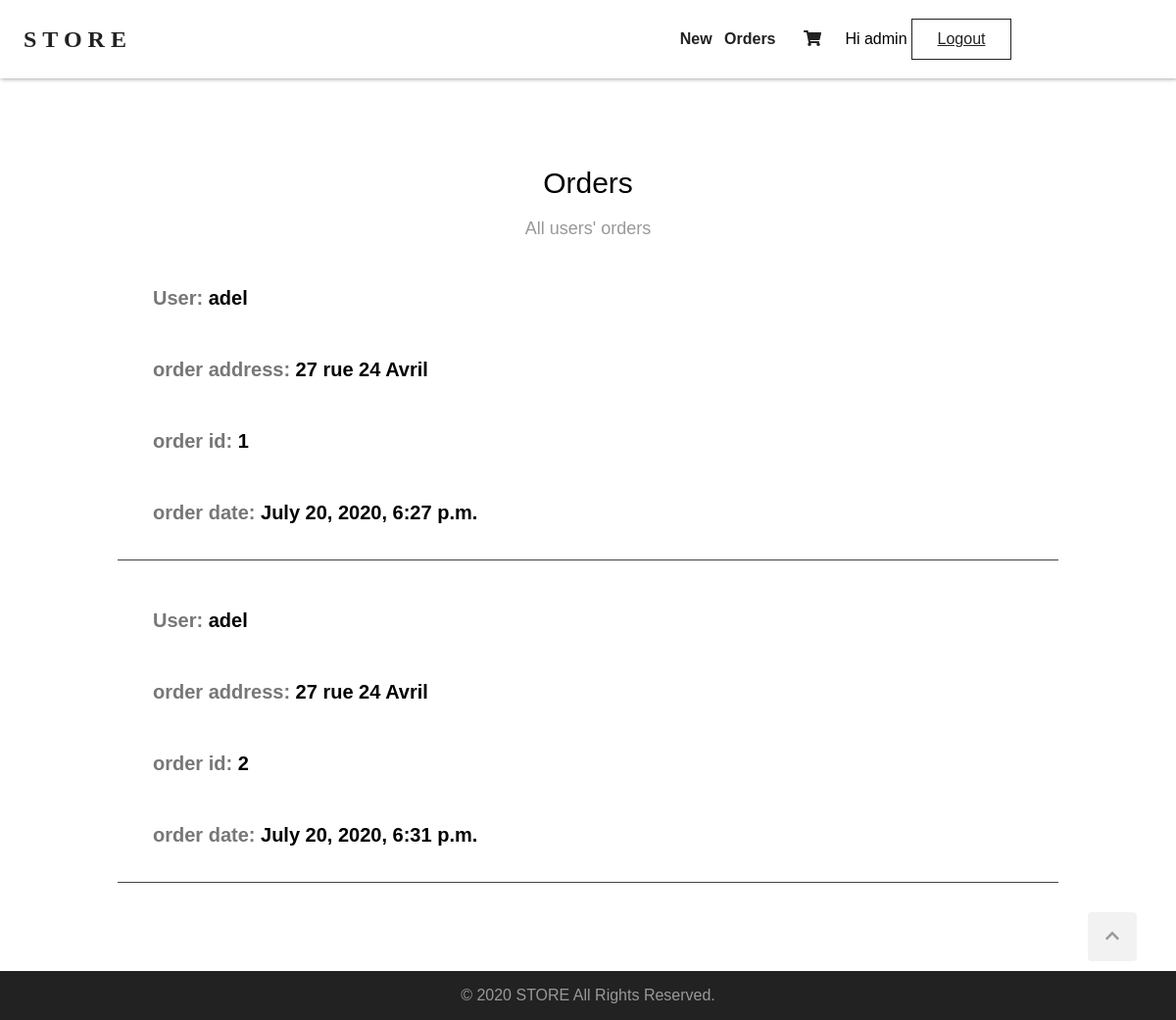
Screenshot of /orders/ (signed in) with the database file from the repository.
### orders/models.py (models this page shows, shortened)
class Order(models.Model):
    user = models.ForeignKey(User, related_name='orders', on_delete=models.CASCADE)
    items = models.ManyToManyField(Product)
    ordered_at = models.DateTimeField(auto_now=True)
    address = models.CharField(max_length=500, default='')

### orders/views.py (the view)
# urls.py: path('orders/', order_list, name='order_list'),
def order_list(request):
    if request.user.is_authenticated and request.user.is_superuser:
        orders = Order.objects.all()
        return render(request, 'orders/order-list.html', {'orders': orders})
    else:
        return redirect('products_list')

### templates/orders/order-list.html (shortened to what this page needs)
{% extends "base.html" %}
{% block content %}
<section class="clearfix">
    <h2 class="section-headline">Orders</h2>
    <p class="section-description">
        All users' orders
    </p>
    <div class="orders">
        <ul>
            {% for order in orders %}
            <li class="order-details">
                <p>User: <span>{{ order.user }}</span</p>
                <p>order address: <span>{{ order.address }}</span></p>
                <p>order id: <span>{{ order.id }}</span></p>
                <p>order date: <span>{{ order.ordered_at }}</span></p>
            </li>
            {% empty %}
            <li>No orders yet.</li>
            {% endfor %}
        </ul>
    </div>
</section>
{% endblock %}

### templates/base.html (shortened to what this page needs)
{% load static %}
<!DOCTYPE html>
<html lang="en">
<head>
    <link rel="stylesheet" href="{% static 'normalize.css' %}"/>
    <link rel="stylesheet" href="{% static 'style.css' %}"/>
</head>
<body>
    <div class="wrapper">
        <header>
            <h1 id="logo">
                <a href="{% url 'home' %}">STORE</a>
            </h1>
            <div id="controls">
                <div id="cart">
                    {% if user.is_superuser %}
                    <a href="{% url 'product_add' %}">New</a>
                    <a href="{% url 'order_list' %}">Orders</a>
                    {% endif %}
                </div>
                <div>
                    {% if user.is_authenticated %}
                    <div id="cart">
                        <a href="{% url 'cart' %}">
                            <i class="fas fa-shopping-cart"></i>
                        </a>
                    </div>
                        <p>Hi {{ user.username }}</p>
                        <a id="logout" href="{% url 'logout' %}">Logout</a>
                    {% else %}
                        <a id="login" href="{% url 'login' %}">Login</a>
                    {% endif %}
                </div>
            </div>
        </header>
        <main>
            {% block content %}
            {% endblock %}
        </main>
    </div>
    <footer>
        <a href="#" id="scroll-up">
            <i class="fas fa-chevron-up"></i>
        </a>
        <p>&copy; 2020 STORE All Rights Reserved.</p>
    </footer>
</body>
</html>

### static/style.css (style rules this page uses)
html { scroll-behavior: smooth; }
body { margin: 0; font-family: 'Questrial', sans-serif; }
.wrapper { min-height: calc(100vh - 50px); }
.clearfix::after { content: ""; display: block; clear: both; }
header { height: auto; box-shadow: darkgrey 1px 1px 4px; }
#logo { font-family: 'Domine', serif; font-size: 24px; letter-spacing: 6px; line-height: 80px; margin: 0; padding-left: 24px; }
#logo a { color: #222; text-decoration: none; }
#controls { position: absolute; top: 15px; right: 14%; }
#controls #cart { position: relative; display: inline-block; line-height: 30px; text-align: center; cursor: pointer; margin-right: 16px; }
#cart a { text-decoration: none; font-weight: bold; padding: 0 4px; }
#controls p, #controls div { display: inline-block; }
#controls #cart a { color: #222; }
#login, #logout { display: inline-block; width: 100px; line-height: 40px; font-size: 16px; background: transparent; border: 1px solid #222; color: #222; cursor: pointer; text-align: center; }
main { max-width: 960px; text-align: center; margin: 90px auto 90px auto; }
.section-headline { font-size: 30px; font-weight: normal; margin: 0; }
.section-description { color: #999; font-size: 18px; }
footer { background-color: #222; height: 50px; color: #999; text-align: center; line-height: 50px; }
footer p { margin: 0; }
#scroll-up { width: 50px; height: 50px; background-color: #f2f2f2; bottom: 60px; right: 40px; position: fixed; border-radius: 4px; cursor: pointer; color: #999; }
.cart, .orders { margin-top: 48px; }
.cart ul, .orders ul { padding: 0; }
.cart p, .orders p { margin: 50px 0 0 0; color: #777777; font-weight: bold; font-size: 20px; }
.order-details { list-style: none; text-align: left; padding: 0 0 36px 36px; border-bottom: #444 solid 1px; }
.order-details span { color: #000; }

### rows the page displays
Order: user "adel", address "27 rue 24 Avril", id "1", ordered_at "July 20, 2020, 6:27 p.m."
Order: user "adel", address "27 rue 24 Avril", id "2", ordered_at "July 20, 2020, 6:31 p.m."

### other values shown
{{ user.username }} "admin"
